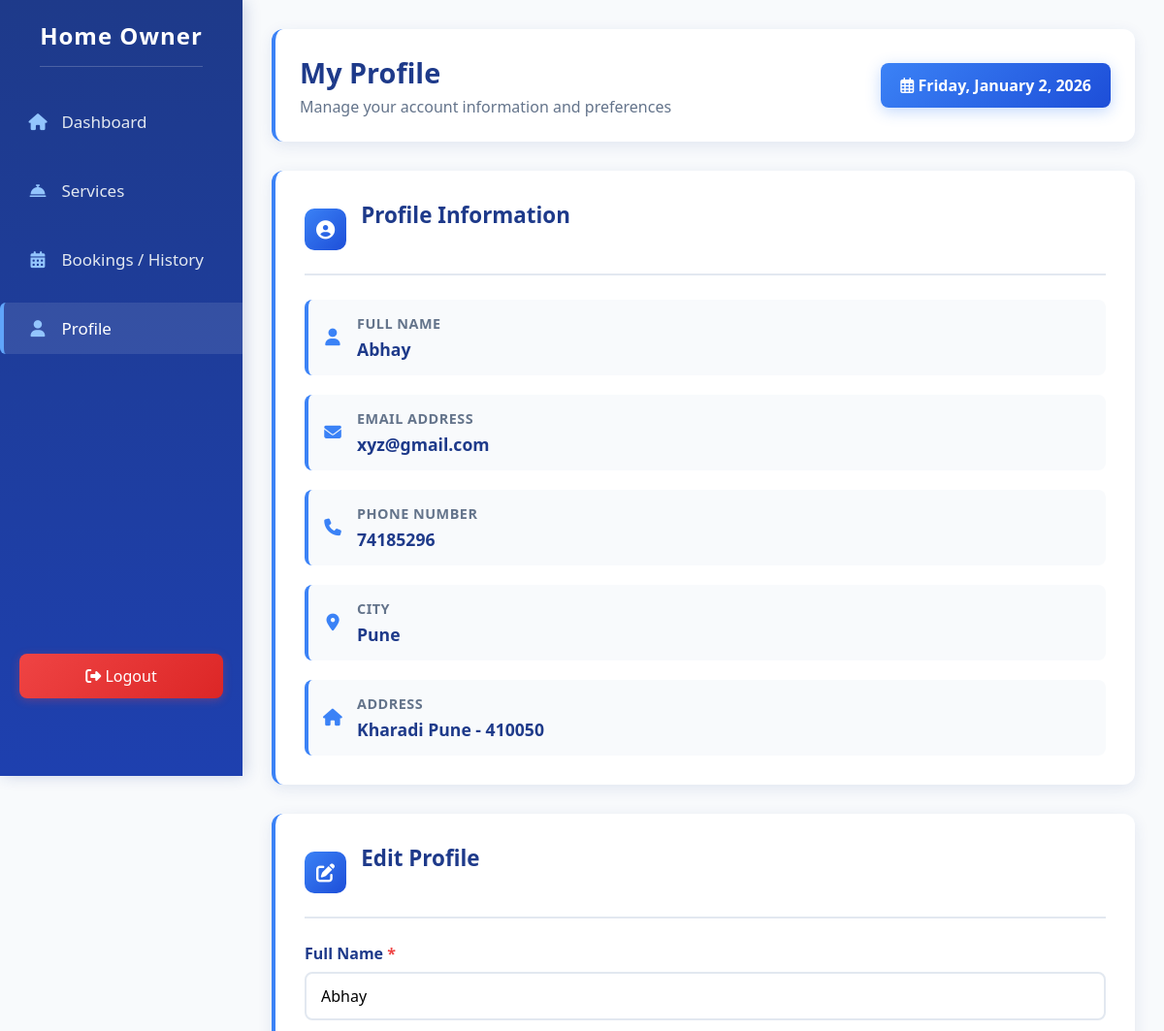
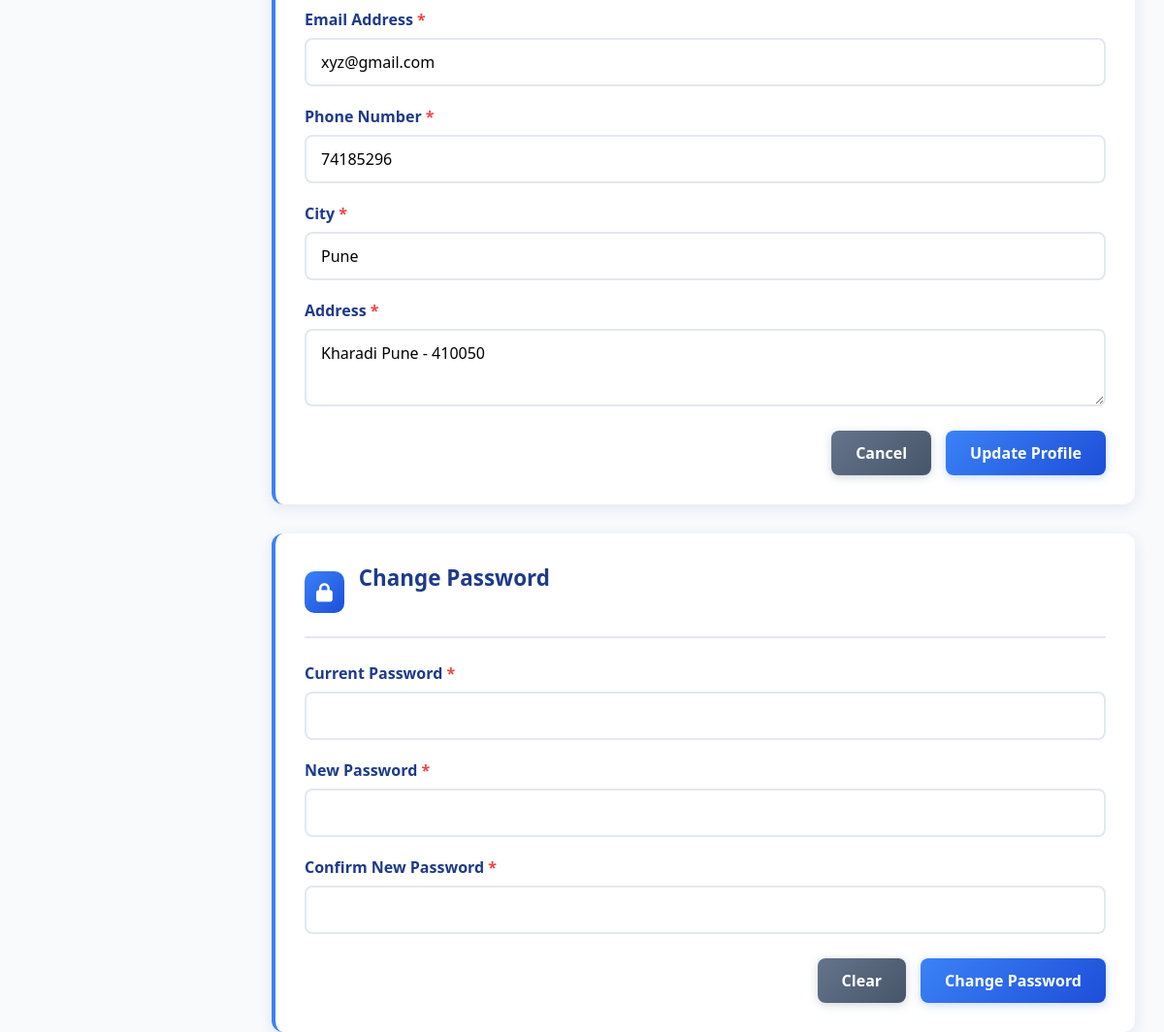
Screenshot of /user/home_owner/profile.php (signed in) with the database file from the repository (2 pictures, top to bottom).
### tables this page shows
CREATE TABLE `user` (
  `id` int(11) NOT NULL,
  `user_name` varchar(25) NOT NULL,
  `email` varchar(50) NOT NULL,
  `password` varchar(25) NOT NULL,
  `phone` int(11) NOT NULL,
  `city` varchar(50) NOT NULL,
  `address` varchar(150) NOT NULL
);

### user/home_owner/profile.php (the view, shortened to what this page needs)
<?php
    include '../../include/conn/conn.php';
    $user_id = $_SESSION['user']['id'];
    $user_query = "SELECT * FROM user WHERE id = $user_id";
    $user_result = mysqli_query($conn, $user_query);
    $user_data = mysqli_fetch_assoc($user_result);
?>
<!DOCTYPE html>
<html lang="en">
<head>
    <link rel="stylesheet" href="../../include/css/user_dashboard.css">
    <link rel="stylesheet" href="https://cdnjs.cloudflare.com/ajax/libs/font-awesome/6.4.0/css/all.min.css">
</head>
<body>
    <div class="sidebar">
        <h3>Home Owner</h3>
        <div class="sidebar-nav">
            <a href="index.php"><i class="fas fa-home"></i> <span>Dashboard</span></a>
            <a href="services.php"><i class="fas fa-concierge-bell"></i> <span>Services</span></a>
            <a href="bookings.php"><i class="fas fa-calendar-alt"></i> <span>Bookings / History</span></a>
            <a href="#" class="active"><i class="fas fa-user"></i> <span>Profile</span></a>
        </div>
        <form action="" method="post">
            <button type="submit" class="logout-btn" name="logout"><i class="fas fa-sign-out-alt"></i> <span>Logout</span></button>
        </form>
    </div>
    <div class="main-content">
        <div class="header">
            <div class="welcome">
                <h1>My Profile</h1>
                <p>Manage your account information and preferences</p>
            </div>
            <div class="date-display">
                <i class="far fa-calendar-alt"></i> <?php echo date("l, F j, Y"); ?>
            </div>
        </div>
        <div class="profile-container">
            <div class="profile-section">
                <div class="section-header">
                    <i class="fas fa-user-circle"></i>
                    <h2>Profile Information</h2>
                </div>
                <div class="profile-info">
                    <div class="info-group">
                        <i class="fas fa-user"></i>
                        <div class="info-content">
                            <div class="info-label">Full Name</div>
                            <div class="info-value"><?php echo htmlspecialchars($user_data['user_name']); ?></div>
                        </div>
                    </div>
                    <div class="info-group">
                        <i class="fas fa-envelope"></i>
                        <div class="info-content">
                            <div class="info-label">Email Address</div>
                            <div class="info-value"><?php echo htmlspecialchars($user_data['email']); ?></div>
                        </div>
                    </div>
                    <div class="info-group">
                        <i class="fas fa-phone"></i>
                        <div class="info-content">
                            <div class="info-label">Phone Number</div>
                            <div class="info-value"><?php echo htmlspecialchars($user_data['phone']); ?></div>
                        </div>
                    </div>
                    <div class="info-group">
                        <i class="fas fa-map-marker-alt"></i>
                        <div class="info-content">
                            <div class="info-label">City</div>
                            <div class="info-value"><?php echo htmlspecialchars($user_data['city']); ?></div>
                        </div>
                    </div>
                    <div class="info-group">
                        <i class="fas fa-home"></i>
                        <div class="info-content">
                            <div class="info-label">Address</div>
                            <div class="info-value"><?php echo htmlspecialchars($user_data['address']); ?></div>
                        </div>
                    </div>
                </div>
            </div>
            <div class="profile-section">
                <div class="section-header">
                    <i class="fas fa-edit"></i>
                    <h2>Edit Profile</h2>
                </div>
                <form method="post">
                    <div class="form-group">
                        <label for="user_name">Full Name <span class="required">*</span></label>
                        <input type="text" id="user_name" name="user_name" value="<?php echo htmlspecialchars($user_data['user_name']); ?>" required>
                    </div>
                    <div class="form-group">
                        <label for="email">Email Address <span class="required">*</span></label>
                        <input type="email" id="email" name="email" value="<?php echo htmlspecialchars($user_data['email']); ?>" required>
                    </div>
                    <div class="form-group">
                        <label for="phone">Phone Number <span class="required">*</span></label>
                        <input type="tel" id="phone" name="phone" value="<?php echo htmlspecialchars($user_data['phone']); ?>" required>
                    </div>
                    <div class="form-group">
                        <label for="city">City <span class="required">*</span></label>
                        <input type="text" id="city" name="city" value="<?php echo htmlspecialchars($user_data['city']); ?>" required>
                    </div>
                    <div class="form-group">
                        <label for="address">Address <span class="required">*</span></label>
                        <textarea id="address" name="address" required><?php echo htmlspecialchars($user_data['address']); ?></textarea>
                    </div>
                    <div class="form-actions">
                        <button type="reset" class="btn-secondary">Cancel</button>
                        <button type="submit" name="update_profile" class="btn-primary">Update Profile</button>
                    </div>
                </form>
            </div>
            <div class="profile-section">
                <div class="section-header">
                    <i class="fas fa-lock"></i>
                    <h2>Change Password</h2>
                </div>
                <form method="post">
                    <div class="form-group">
                        <label for="current_password">Current Password <span class="required">*</span></label>
                        <input type="password" id="current_password" name="current_password" required>
                    </div>
                    <div class="form-group">
                        <label for="new_password">New Password <span class="required">*</span></label>
                        <input type="password" id="new_password" name="new_password" required>
                    </div>
                    <div class="form-group">
                        <label for="confirm_password">Confirm New Password <span class="required">*</span></label>
                        <input type="password" id="confirm_password" name="confirm_password" required>
                    </div>
                    <div class="form-actions">
                        <button type="reset" class="btn-secondary">Clear</button>
                        <button type="submit" name="change_password" class="btn-primary">Change Password</button>
                    </div>
                </form>
            </div>
        </div>
    </div>
</body>
</html>

### include/css/user_dashboard.css (style rules this page uses)
body { background: #f0f2f5; font-family: Arial, sans-serif; margin: 0; padding: 0; display: flex; }
.sidebar { width: 230px; background: #1a237e; color: #fff; min-height: 100vh; padding: 40px 0 0 0; display: flex; flex-direction: column; align-items: center; position: fixed; left: 0; top: 0; box-shadow: 2px 0 8px rgba(0,0,0,0.07); }
.sidebar h3 { margin-bottom: 40px; font-size: 22px; font-weight: bold; letter-spacing: 1px; }
.sidebar-nav { width: 100%; display: flex; flex-direction: column; gap: 18px; margin-bottom: 40px; }
.sidebar-nav a { color: #fff; text-decoration: none; font-size: 17px; padding: 12px 30px; border-radius: 6px 0 0 6px; transition: background 0.2s; display: block; }
.sidebar-nav a.active, .sidebar-nav a:hover { background: #283593; }
.logout-btn { position: absolute; bottom: 80px; left: 50%; transform: translateX(-50%); padding: 10px 30px; background: #d32f2f; color: #fff; border: none; border-radius: 6px; font-size: 16px; cursor: pointer; transition: background 0.2s; width: 90%; }
h2 { color: #1a237e; margin-bottom: 30px; text-align: center; }

### rows the page displays
user: user_name "Abhay", email "xyz@gmail.com", phone "74185296", city "Pune", address "Kharadi Pune - 410050"
